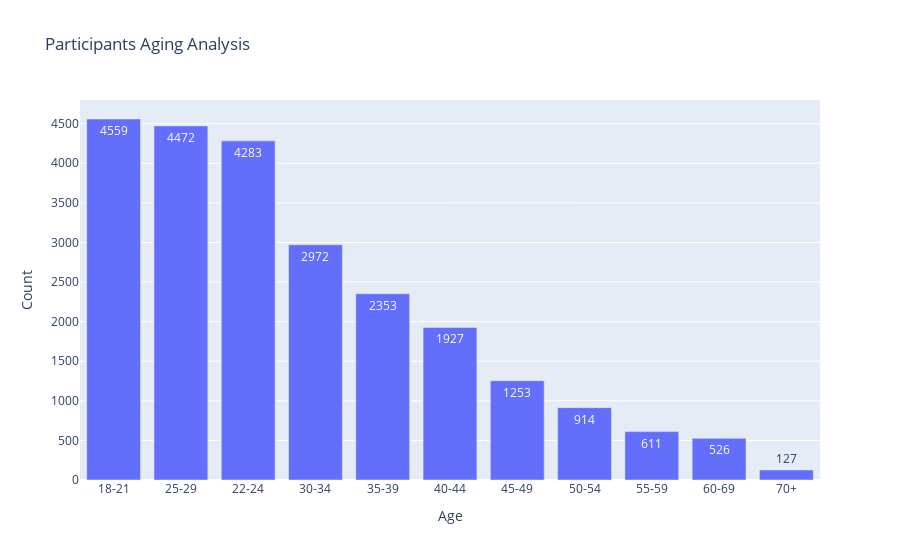

Here is the notebook cell this chart was saved with:
### Markdown cell above
# Aging Analysis

### Code cell
fig = px.bar(new_df.loc[1:,'Q2'].value_counts(),y='Q2',labels={'index':'Age','Q2':'Count','text':'Count'},text=(new_df.loc[1:,'Q2'].value_counts()) ,title='Participants Aging Analysis')
fig.show()

### Figure 1 — Plotly figure (JSON) as saved in the notebook; plotly's stock layout.template omitted (floating-point values rounded to 4 significant figures)
{"data": [{"alignmentgroup": "True", "hovertemplate": "Age=%{x}<br>Count=%{text}<extra></extra>", "legendgroup": "", "marker": {"color": "#636efa", "pattern": {"shape": ""}}, "name": "", "offsetgroup": "", "orientation": "v", "showlegend": false, "text": [4559.0, 4472.0, 4283.0, 2972.0, 2353.0, 1927.0, 1253.0, 914.0, 611.0, 526.0, 127.0], "textposition": "auto", "type": "bar", "x": ["18-21", "25-29", "22-24", "30-34", "35-39", "40-44", "45-49", "50-54", "55-59", "60-69", "70+"], "xaxis": "x", "y": [4559, 4472, 4283, 2972, 2353, 1927, 1253, 914, 611, 526, 127], "yaxis": "y"}], "layout": {"barmode": "relative", "legend": {"tracegroupgap": 0}, "title": {"text": "Participants Aging Analysis"}, "xaxis": {"anchor": "y", "domain": [0.0, 1.0], "title": {"text": "Age"}}, "yaxis": {"anchor": "x", "domain": [0.0, 1.0], "title": {"text": "Count"}}}}
